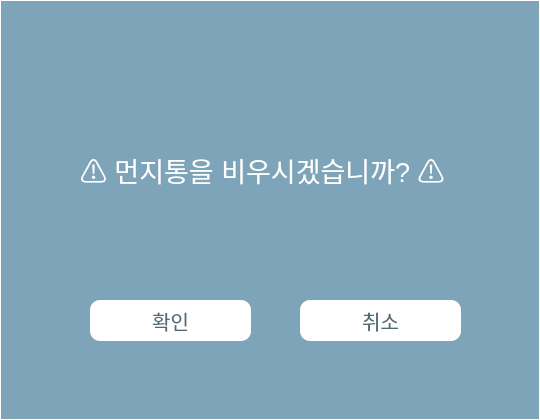
<?xml version="1.0" encoding="UTF-8"?>
<ui version="4.0">
 <class>Empty_dialog</class>
 <widget class="QDialog" name="Empty_dialog">
  <property name="geometry">
   <rect>
    <x>0</x>
    <y>0</y>
    <width>540</width>
    <height>420</height>
   </rect>
  </property>
  <property name="windowTitle">
   <string>Dialog</string>
  </property>
  <property name="styleSheet">
   <string notr="true">background : #7DA4B8;
border-color:white;
border-style : solid;
border-width:1px;</string>
  </property>
  <widget class="QLabel" name="label">
   <property name="geometry">
    <rect>
     <x>80</x>
     <y>150</y>
     <width>400</width>
     <height>40</height>
    </rect>
   </property>
   <property name="font">
    <font>
     <pointsize>20</pointsize>
    </font>
   </property>
   <property name="layoutDirection">
    <enum>Qt::RightToLeft</enum>
   </property>
   <property name="autoFillBackground">
    <bool>false</bool>
   </property>
   <property name="styleSheet">
    <string notr="true">color:white;
border: none;</string>
   </property>
   <property name="frameShape">
    <enum>QFrame::NoFrame</enum>
   </property>
   <property name="text">
    <string>⚠️ 먼지통을 비우시겠습니까? ⚠️</string>
   </property>
   <property name="scaledContents">
    <bool>false</bool>
   </property>
  </widget>
  <widget class="QPushButton" name="empty_btn">
   <property name="geometry">
    <rect>
     <x>90</x>
     <y>300</y>
     <width>161</width>
     <height>41</height>
    </rect>
   </property>
   <property name="font">
    <font>
     <pointsize>15</pointsize>
    </font>
   </property>
   <property name="styleSheet">
    <string notr="true">color:#506975;
border-width:1px;
background: white;
border-radius: 10px;
border: none;

</string>
   </property>
   <property name="text">
    <string>확인</string>
   </property>
  </widget>
  <widget class="QPushButton" name="cancel_btn">
   <property name="geometry">
    <rect>
     <x>300</x>
     <y>300</y>
     <width>161</width>
     <height>41</height>
    </rect>
   </property>
   <property name="font">
    <font>
     <pointsize>15</pointsize>
    </font>
   </property>
   <property name="styleSheet">
    <string notr="true">color:#506975;
border-width:1px;
background: white;
border-radius: 10px;
border: none;</string>
   </property>
   <property name="text">
    <string>취소</string>
   </property>
   <property name="iconSize">
    <size>
     <width>32</width>
     <height>32</height>
    </size>
   </property>
  </widget>
 </widget>
 <resources/>
 <connections/>
</ui>
